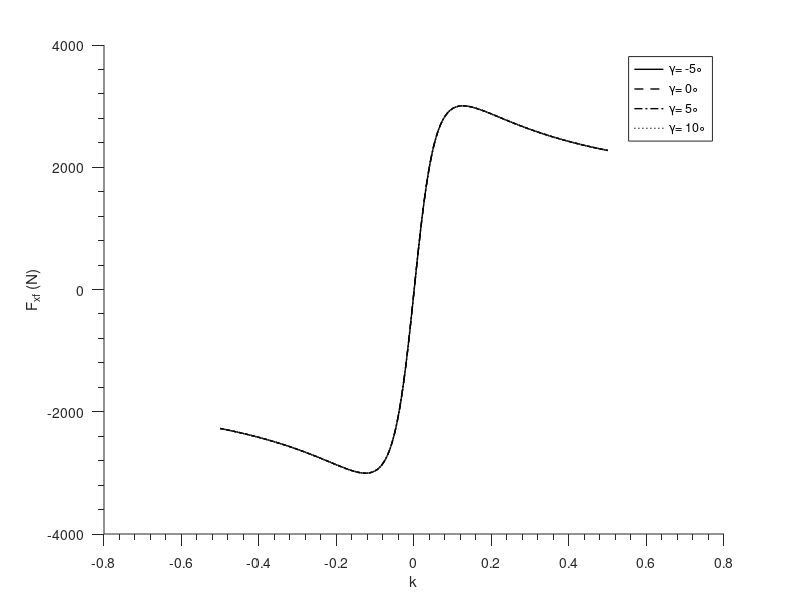

The MATLAB source for this figure:

%This code is for Longitudinal Force (With Both: PureSlip & CombineSlip), From:PACEJKA, 2006
clear;

%Constants
Fz0=4000;%Newton

%Constants for PureSlip
pDx1=1.210;
pDx2=-0.037;
pCx1=1.685;
pEx1=0.344;
pEx2=0.095;
pEx3=-0.02;
pEx4=0;
qsy1=0.01;
%qsx1=0;
pKx1=21.51;
pKx2=-0.163;
pKx3=0.245;
pVx1=0;
pVx2=0;
lamda_Fz0=1;
lambda_ux=1;
lambda_muv=0;
%R0=;
lambda_cx=1;
lambda_Ex=1;
lambda_My=1;
lambda_Kxk=1;
epsilon_vx=1;
lambda_vx=1;
A_mu=10;
epsilon_x=0;
term_Vcx=1;

%Constant for Combined Slip
c1=8;
c2=1.33;
c5=1;
rBx1=12.35;
rBx2=-10.77;
rBx3=0;
rCx1=1.092;
rHx1=0.007;
Fzf0c=3000; %Newton

%Vehicle's output: Input to model
%VariableName ending with 'A' means: Force vary, camber constant (zero)
gamma1000A=0;
gamma2000A=0;
gamma3000A=0;
gamma4000A=0;
Fzf1000A=1000; %Newton
Fzf2000A=2000; %Newton
Fzf3000A=3000; %Newton
Fzf4000A=4000; %Newton
%VariableName ending with 'B' means: Camber vary, Force constant (3000 N)
gamma1000B=deg2rad(-5);
gamma2000B=deg2rad(0);
gamma3000B=deg2rad(5);
gamma4000B=deg2rad(10);
Fzf1000B=3000; %Newton
Fzf2000B=3000; %Newton
Fzf3000B=3000; %Newton
Fzf4000B=3000; %Newton

%Creating Numeric Matrix for plot
NormalizedFxf01000=[];
NormalizedFxf02000=[];
NormalizedFxf03000=[];
NormalizedFxf04000=[];
Fxf01000=[];
Fxf02000=[];
Fxf03000=[];
Fxf04000=[];
k1000=[];
k2000=[];
k3000=[];
k4000=[];
Fxf1000=[];
Fxf2000=[];
Fxf3000=[];
Fxf4000=[];

for k=-0.5:0.001:0.5
    %Vehicle's output: Input to the Model
    alpha=0.5;
    %Fzf=Fzf1000A;
    gamma=gamma1000B;
    Fzf=Fzf1000B;
    %gamma=gamma1000B;
    
    %Model (Pure Slip):
    dfzf1000=(Fzf-Fz0)/Fz0;
    Kxk=Fzf*(pKx1+pKx2*dfzf1000)*2.71^(pKx3*dfzf1000);
    Svx=Fzf*(pVx1+pVx2*dfzf1000)*term_Vcx;
    Shx=-(qsy1*Fzf+Svx)/Kxk;
    mu_x=(pDx1+pDx2*dfzf1000);
    Ex=(pEx1+pEx2*dfzf1000+pEx3*dfzf1000^2);
    Cx=pCx1;
    Dx=mu_x+Fzf;
    kx=k+Shx;
    Bx=Kxk/(Cx*Dx+epsilon_x);
    Fxf0 = Dx*sin(Cx*atan(Bx*kx-Ex*(Bx*kx-atan(Bx*kx))))+Svx;
    Fxf01000=[Fxf01000;Fxf0];
    k1000=[k1000;k];
    
    %Model (Combined Slip):
    Cfalpha=c1*c2*Fzf0c*sin(2*atan(Fzf/c2/Fzf0c));
    Cfgamma=c5*Fzf;
    alpha_star=alpha+(Cfgamma/Cfalpha)*gamma;
    Shxalpha=rHx1;
    Cxalpha=rCx1;
    Bxalpha=(rBx1+rBx3*gamma^2)*cos(atan(rBx2*k));
    alphas=alpha_star*+Shxalpha;
    Gxalpha0=cos(Cxalpha*atan(Bxalpha*Shxalpha));
    Gxalpha=cos(Cxalpha*atan(Bxalpha*alphas))/Gxalpha0;
    Fxf=Gxalpha*Fxf0;
    Fxf1000=[Fxf1000;Fxf];
end


for k=-0.5:0.001:0.5
    %Vehicle's output: Input to the Model
    alpha=0.5;
    %Fzf=Fzf2000A;
    gamma=gamma2000B;
    Fzf=Fzf2000B;
    %gamma=gamma2000B;
    
    %Model (Pure Slip):
    dfzf2000=(Fzf-Fz0)/Fz0;
    Kxk=Fzf*(pKx1+pKx2*dfzf2000)*2.71^(pKx3*dfzf2000);
    Svx=Fzf*(pVx1+pVx2*dfzf2000)*term_Vcx;
    Shx=-(qsy1*Fzf+Svx)/Kxk;
    mu_x=(pDx1+pDx2*dfzf2000);
    Ex=(pEx1+pEx2*dfzf2000+pEx3*dfzf2000^2);
    Cx=pCx1;
    Dx=mu_x+Fzf;
    kx=k+Shx;
    Bx=Kxk/(Cx*Dx+epsilon_x);
    Fxf0 = Dx*sin(Cx*atan(Bx*kx-Ex*(Bx*kx-atan(Bx*kx))))+Svx;
    Fxf02000=[Fxf02000;Fxf0];
    k2000=[k2000;k];
    
    %Model (Combined Slip):
    Cfalpha=c1*c2*Fzf0c*sin(2*atan(Fzf/c2/Fzf0c));
    Cfgamma=c5*Fzf;
    alpha_star=alpha+(Cfgamma/Cfalpha)*gamma;
    Shxalpha=rHx1;
    Cxalpha=rCx1;
    Bxalpha=(rBx1+rBx3*gamma^2)*cos(atan(rBx2*k));
    alphas=alpha_star*+Shxalpha;
    Gxalpha0=cos(Cxalpha*atan(Bxalpha*Shxalpha));
    Gxalpha=cos(Cxalpha*atan(Bxalpha*alphas))/Gxalpha0;
    Fxf=Gxalpha*Fxf0;
    Fxf2000=[Fxf2000;Fxf];
end


for k=-0.5:0.001:0.5
    %Vehicle's output: Input to the Model
    alpha=0.5;
    %Fzf=Fzf3000A;
    gamma=gamma3000B;
    Fzf=Fzf3000B;
    %gamma=gamma3000B;
    
    %Model (Pure Slip):
    dfzf3000=(Fzf-Fz0)/Fz0;
    Kxk=Fzf*(pKx1+pKx2*dfzf3000)*2.71^(pKx3*dfzf3000);
    Svx=Fzf*(pVx1+pVx2*dfzf3000)*term_Vcx;
    Shx=-(qsy1*Fzf+Svx)/Kxk;
    mu_x=(pDx1+pDx2*dfzf3000);
    Ex=(pEx1+pEx2*dfzf3000+pEx3*dfzf3000^2);
    Cx=pCx1;
    Dx=mu_x+Fzf;
    kx=k+Shx;
    Bx=Kxk/(Cx*Dx+epsilon_x);
    Fxf0 = Dx*sin(Cx*atan(Bx*kx-Ex*(Bx*kx-atan(Bx*kx))))+Svx;
    Fxf03000=[Fxf03000;Fxf0];
    k3000=[k3000;k];
    
    %Model (Combined Slip):
    Cfalpha=c1*c2*Fzf0c*sin(2*atan(Fzf/c2/Fzf0c));
    Cfgamma=c5*Fzf;
    alpha_star=alpha+(Cfgamma/Cfalpha)*gamma;
    Shxalpha=rHx1;
    Cxalpha=rCx1;
    Bxalpha=(rBx1+rBx3*gamma^2)*cos(atan(rBx2*k));
    alphas=alpha_star*+Shxalpha;
    Gxalpha0=cos(Cxalpha*atan(Bxalpha*Shxalpha));
    Gxalpha=cos(Cxalpha*atan(Bxalpha*alphas))/Gxalpha0;
    Fxf=Gxalpha*Fxf0;
    Fxf3000=[Fxf3000;Fxf];
end

for k=-0.5:0.001:0.5
    %Vehicle's output: Input to the Model
    alpha=0.5;
    %Fzf=Fzf4000A;
    gamma=gamma4000B;
    Fzf=Fzf4000B;
    %gamma=gamma4000B;
    
    %Model (Pure Slip):
    dfzf4000=(Fzf-Fz0)/Fz0;
    Kxk=Fzf*(pKx1+pKx2*dfzf4000)*2.71^(pKx3*dfzf4000);
    Svx=Fzf*(pVx1+pVx2*dfzf4000)*term_Vcx;
    Shx=-(qsy1*Fzf+Svx)/Kxk;
    mu_x=(pDx1+pDx2*dfzf4000);
    Ex=(pEx1+pEx2*dfzf4000+pEx3*dfzf4000^2);
    Cx=pCx1;
    Dx=mu_x+Fzf;
    kx=k+Shx;
    Bx=Kxk/(Cx*Dx+epsilon_x);
    Fxf0 = Dx*sin(Cx*atan(Bx*kx-Ex*(Bx*kx-atan(Bx*kx))))+Svx;
    Fxf04000=[Fxf04000;Fxf0];
    k4000=[k4000;k];
    
    %Model (Combined Slip):
    Cfalpha=c1*c2*Fzf0c*sin(2*atan(Fzf/c2/Fzf0c));
    Cfgamma=c5*Fzf;
    alpha_star=alpha+(Cfgamma/Cfalpha)*gamma;
    Shxalpha=rHx1;
    Cxalpha=rCx1;
    Bxalpha=(rBx1+rBx3*gamma^2)*cos(atan(rBx2*k));
    alphas=alpha_star*+Shxalpha;
    Gxalpha0=cos(Cxalpha*atan(Bxalpha*Shxalpha));
    Gxalpha=cos(Cxalpha*atan(Bxalpha*alphas))/Gxalpha0;
    Fxf=Gxalpha*Fxf0;
    Fxf4000=[Fxf4000;Fxf];
end

%%Plot for Pure Slip
% hold off;
% plot(k1000, Fxf01000,'LineWidth',1,'LineStyle','-','Color','k');
% hold on
% plot(k2000, Fxf02000,'LineWidth',1,'LineStyle','--','Color','k');
% hold on
% plot(k3000, Fxf03000,'LineWidth',1,'LineStyle','-.','Color','k');
% hold on
% plot(k4000, Fxf04000,'LineWidth',1,'LineStyle',':','Color','k');
% h=legend('\gamma=-5\circ', '\gamma=0\circ','\gamma=5\circ','\gamma=10\circ');
% % %axis equal;
% 
% % set(gcf, 'PaperPositionMode', 'auto');
% % print trajectory_all.jpg '-bestfit'
% % close;
% 
% %Title  = title ('Lateral tire force');
% XLabel = xlabel('k'         );
% YLabel = ylabel('F_{xf_0} (N)'         );
% set(gca,'Box'         , 'off'     , ...                                                                                                                 
%     'TickDir'     , 'out'     , ...
%     'TickLength'  , [0.020 0.020] , ...
%     'XMinorTick'  , 'on'      , ...
%     'YMinorTick'  , 'on'      , ...
%     'YGrid'       , 'off'      ,...
%   'XGrid'       , 'off'  );
% % yticks([-50 0 50 ])


%Plot for Combined Slip
hold off;
plot(k1000, Fxf1000,'LineWidth',1,'LineStyle','-','Color','k');
hold on
plot(k2000, Fxf2000,'LineWidth',1,'LineStyle','--','Color','k');
hold on
plot(k3000, Fxf3000,'LineWidth',1,'LineStyle','-.','Color','k');
hold on
plot(k4000, Fxf4000,'LineWidth',1,'LineStyle',':','Color','k');
h=legend('\gamma= -5\circ', '\gamma= 0\circ','\gamma= 5\circ','\gamma= 10\circ');
%h=legend('\gamma=-5\circ', '\gamma=0\circ','\gamma=5\circ','\gamma=10\circ');
% %axis equal;

% set(gcf, 'PaperPositionMode', 'auto');
% print trajectory_all.jpg '-bestfit'
% close;

%Title  = title ('Lateral tire force');
XLabel = xlabel('k');
YLabel = ylabel('F_{xf} (N)');
set(gca,'Box','off', ...
    'TickDir'     , 'out'     , ...
    'TickLength'  , [0.020 0.020] , ...
    'XMinorTick'  , 'on'      , ...
    'YMinorTick'  , 'on'      , ...
    'YGrid'       , 'off'      ,...
  'XGrid'       , 'off'  );
% yticks([-50 0 50 ])






